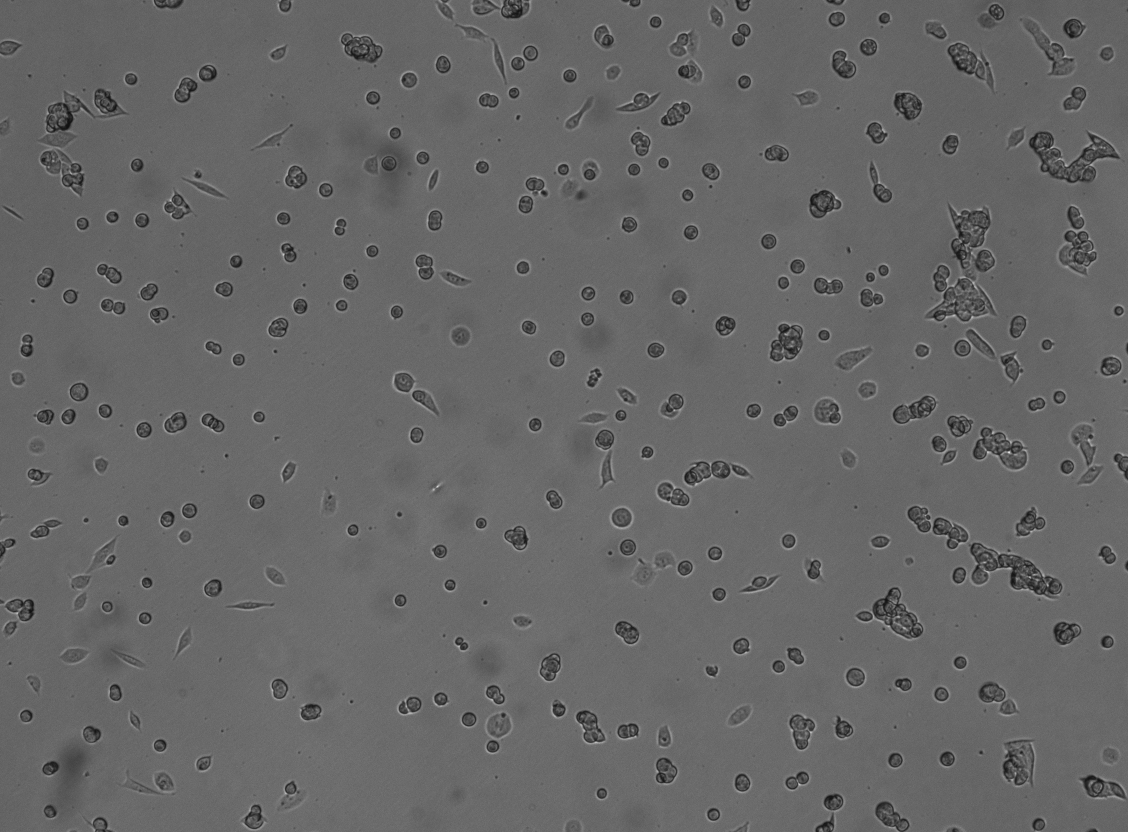
#> input picture example.tif, 1128 x 832 px
$ python -i imageManipulation.py   (imports and definitions only)
#> lines starting #> are read from the running program, lines starting #| are printed output that depends on the picture
#> further down, picture is the input picture: shape (832, 1128, 3); min 17, max 226, mean 102.1
import numpy as np
import cv2
import plotly.express as px
from skimage import io, color, measure, filters, morphology

# [42 lines left out: function morphological_effects, not called in this run]


def histogram_equalization(image):
    """
    Adjust edge brightness and apply histogram equalization to the input image.

    Args:
        image (numpy.ndarray): Input color image.

    Returns:
        numpy.ndarray: Grayscale image after histogram equalization.
    """
    height, width, _ = image.shape
#> height = 832; width = 1128
    center_x, center_y = width / 2, height / 2
#> center_x = 564; center_y = 416

    # Calculate distances of each pixel from the image center
    y, x = np.ogrid[:height, :width]
#> y = 832 values from 0 to 831
    distance_to_center = np.sqrt((x - center_x) ** 2 + (y - center_y) ** 2)

    # Calculate the maximum distance from the center
    max_distance = np.sqrt(center_x ** 2 + center_y ** 2)
#> max_distance = 700.8

    # Calculate brightness decrease factor based on distance
    brightness_decrease = distance_to_center / max_distance

    # Calculate the brightness change
    brightness_change = (brightness_decrease * 2).astype(np.uint8)

    # Split the image into channels
    b, g, r = cv2.split(image)

    # Add brightness_change to each channel separately
    b_adjusted = cv2.add(b, brightness_change)
    g_adjusted = cv2.add(g, brightness_change)
    r_adjusted = cv2.add(r, brightness_change)

    # Merge the adjusted channels back into an image
    image_with_brightness = cv2.merge((b_adjusted, g_adjusted, r_adjusted))

    # Convert to Grayscale
    image = cv2.cvtColor(image_with_brightness, cv2.COLOR_BGR2GRAY)

    # Apply histogram equalization
    equalized = cv2.equalizeHist(image)
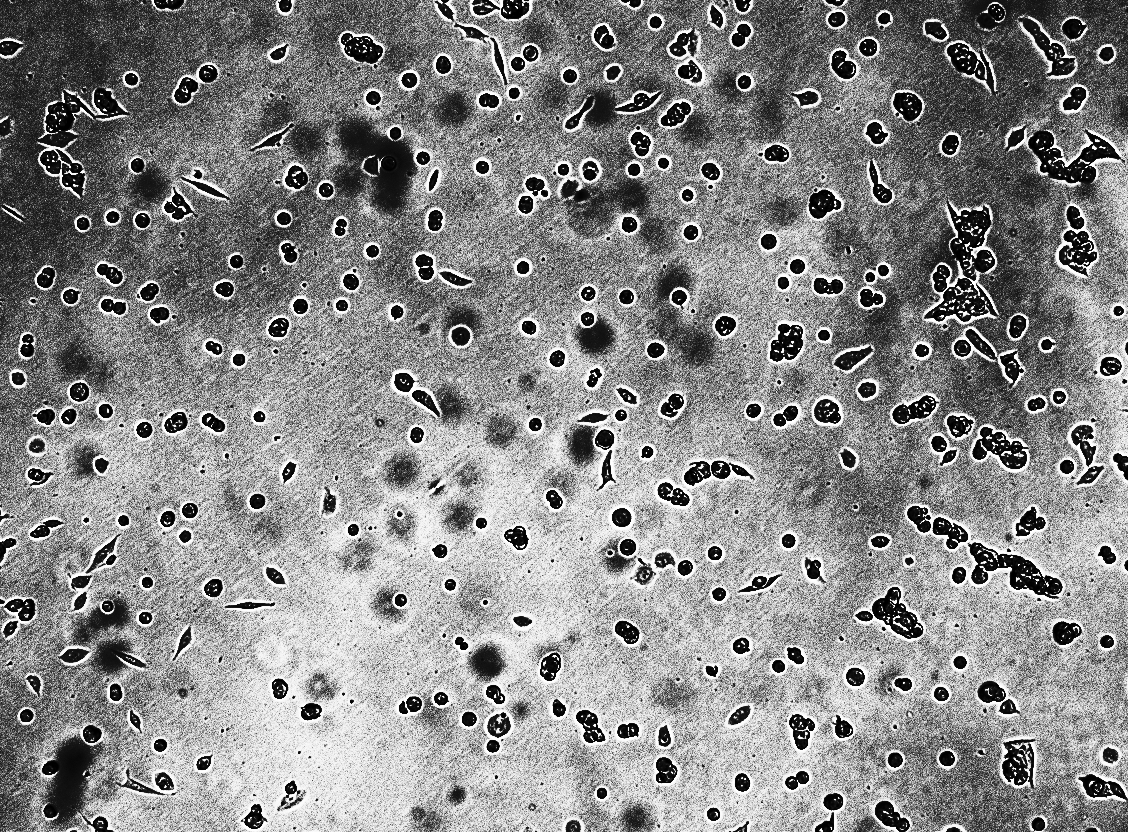
#> equalized: shape (832, 1128); min 0, max 255, mean 135.1

    return equalized

# [143 lines left out: functions shadow_correction, manual_noise, median_filter, plot_fluorescent_histogram, not called in this run]

>>> import cv2
>>> picture = cv2.imread('example.tif')
>>> result = histogram_equalization(picture)
